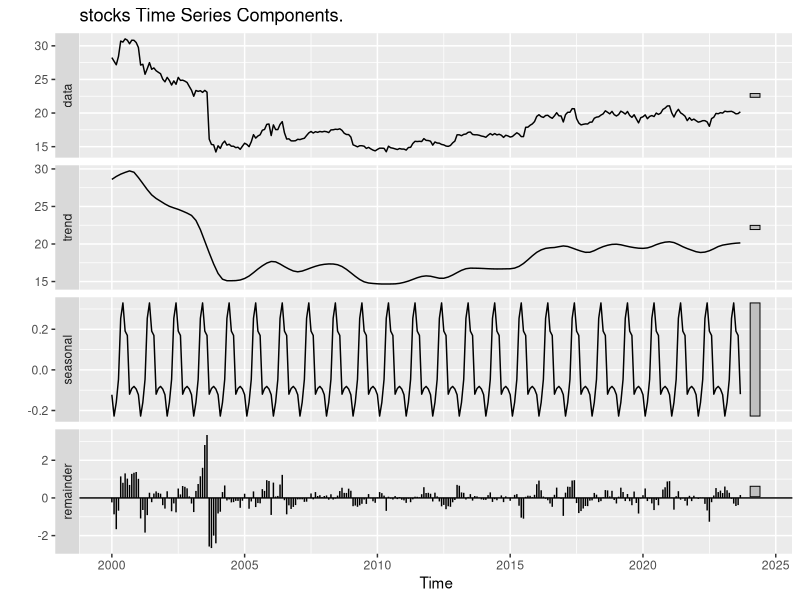
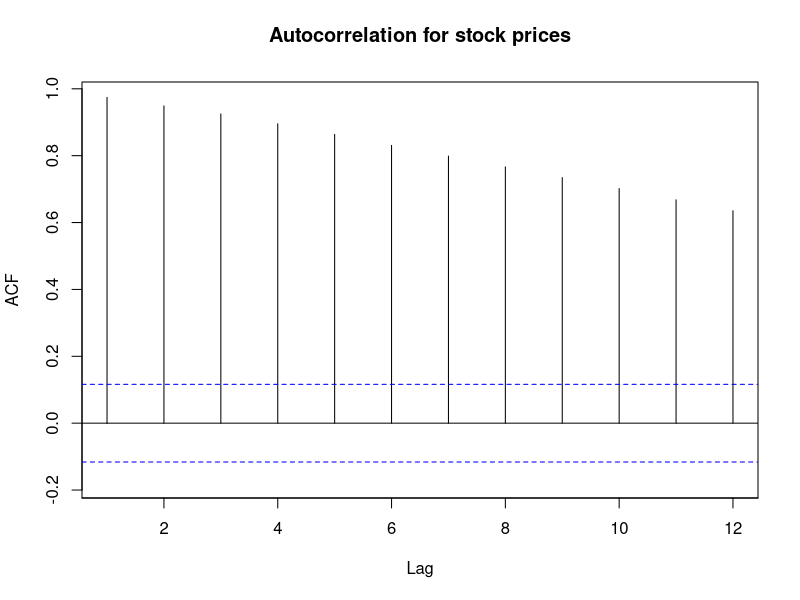
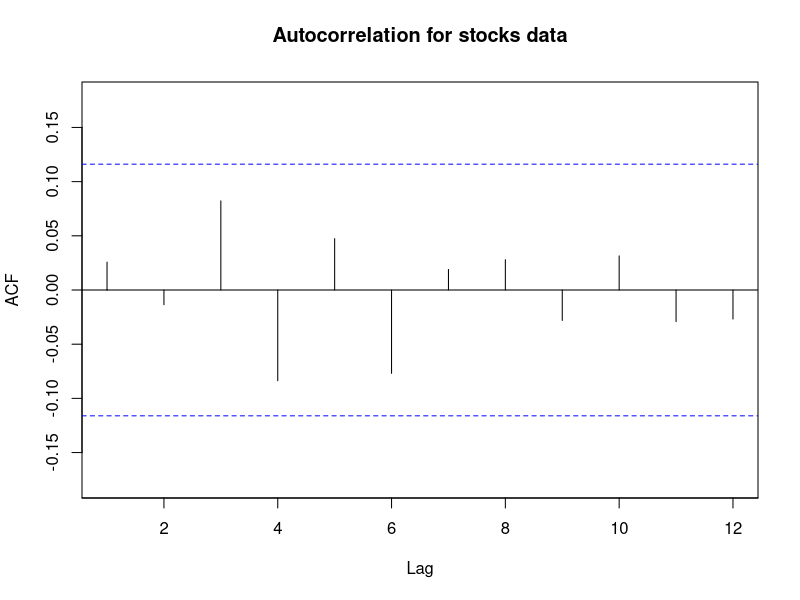
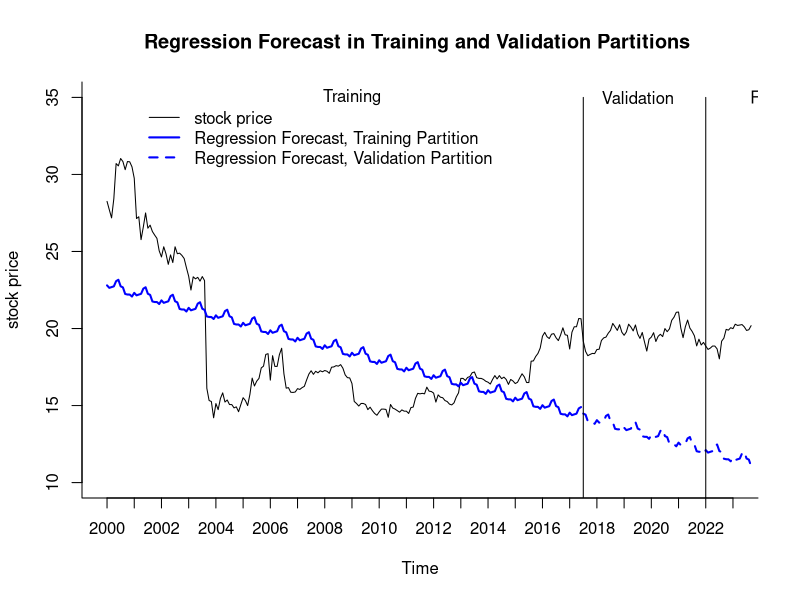
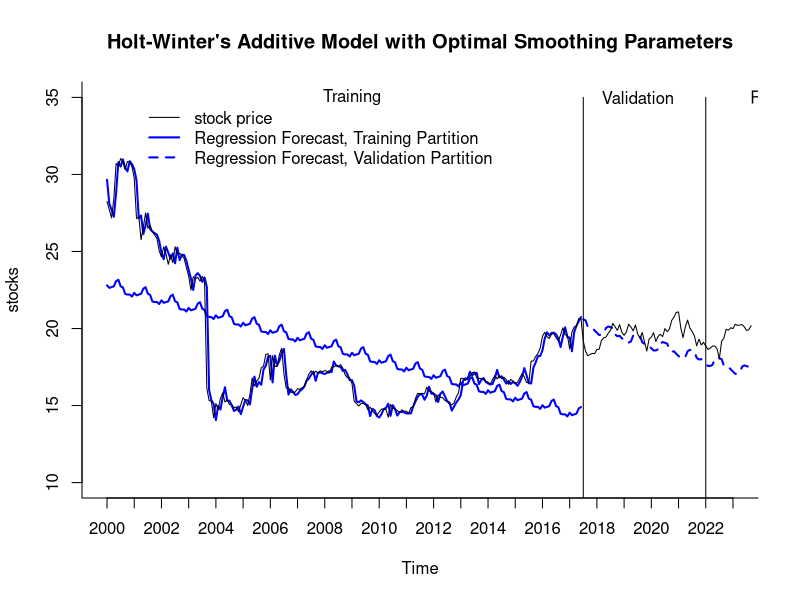
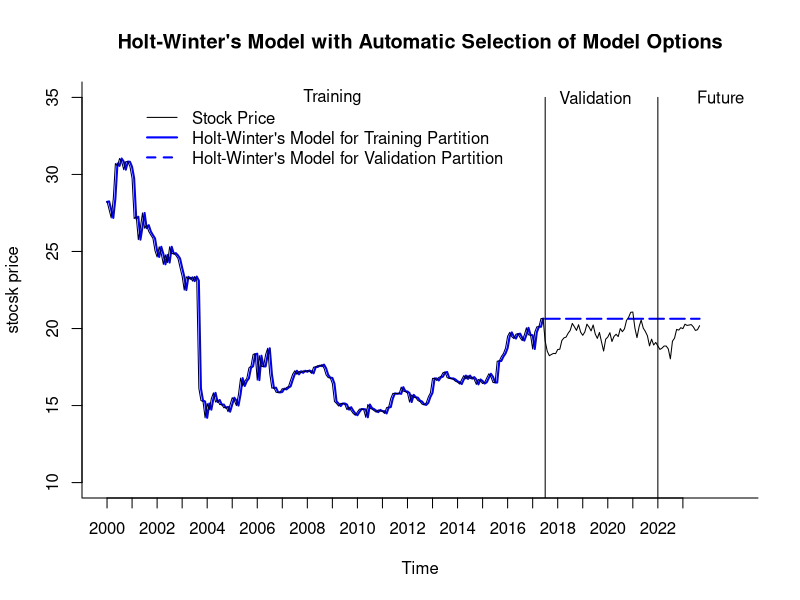
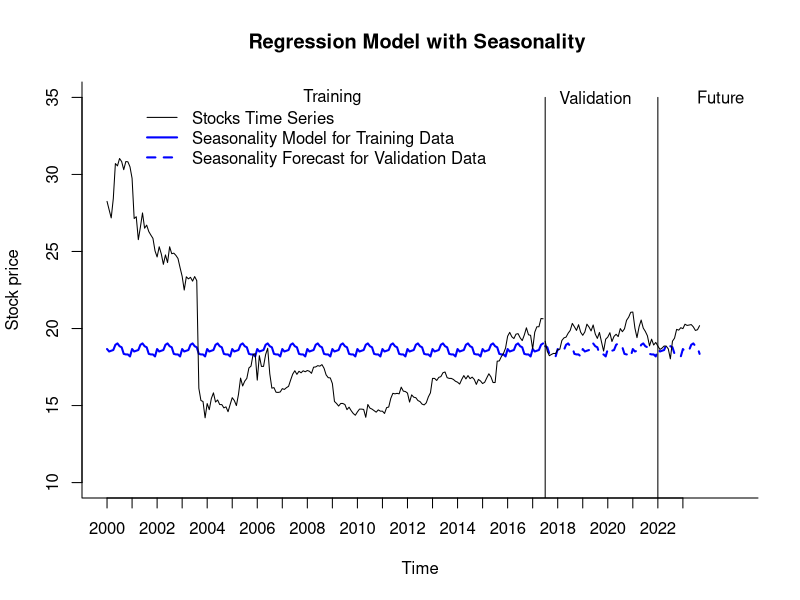
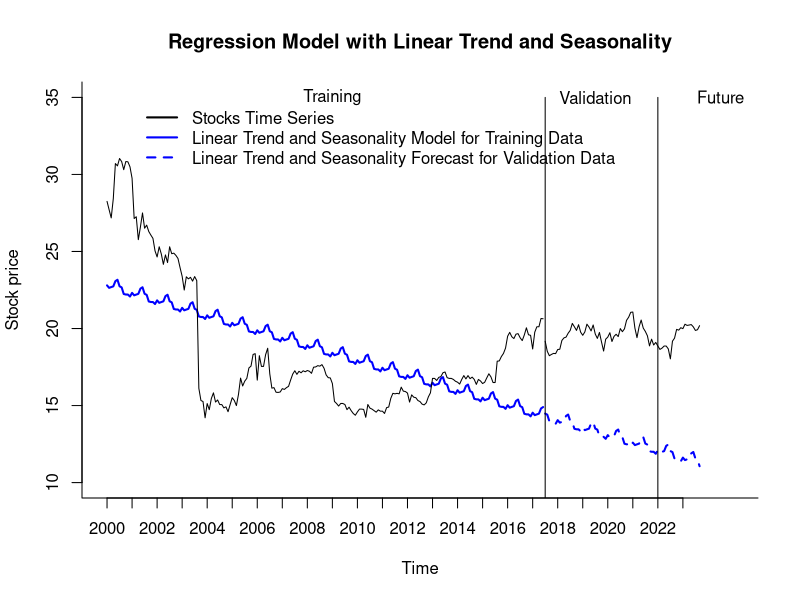

The R source for these figures, in order:
library(forecast)


# Assuming that your CSV file is structured with 'Date' and 'Close' columns for dates and closing prices
stocks_data <- read.csv("stocks_1.csv")


stocks_data
# Assuming 'stocks_data' is your data frame and 'Adj_Close' is the column containing stock prices

stocks_data$Date <- as.Date(stocks_data$Date, format = "%m/%d/%Y")

# Extract year and month from the Date column
stocks_data$Year <- lubridate::year(stocks_data$Date)
stocks_data$Month <- lubridate::month(stocks_data$Date)

# Calculate the mean 'Adj_Close' for each month
monthly_avg <- aggregate(AdjClose ~ Year + Month, data = stocks_data, FUN = mean)

# Rename the columns for clarity
colnames(monthly_avg) <- c("Year", "Month", "Mean_Adj_Close")

# Print the summarized data
print(monthly_avg)

# Create a new column 'MonthYear' by combining 'Year' and 'Month'
stocks_data$MonthYear <- paste(stocks_data$Year, stocks_data$Month, sep = "")

# Calculate the mean 'Adj_Close' for each MonthYear
monthly_avg <- aggregate(AdjClose ~ MonthYear, data = stocks_data, FUN = mean)

# Rename the columns for clarity
colnames(monthly_avg) <- c("MonthYear", "AdjClose")

# Print the summarized data
print(monthly_avg)

#Create Time Series data, plot ts components, and autocorrelation. 
stocks.ts <- ts(stocks_data$AdjClose, 
                start = c(2000, 1), end = c(2023, 9), freq = 12)
stocks.ts
stocks.stl <- stl(stocks.ts, s.window = "periodic")
autoplot(stocks.stl, main = "stocks Time Series Components.")
# identify autocorrelation and plot autocorrelation for different lags.

autocor <- Acf(stocks.ts, lag.max = 12, 
               main = "Autocorrelation for stock prices")
#Check Predictability of the data

# Use Arima() function to fit AR(1) model 
stocks.ar1<- Arima(stocks.ts, order = c(1,0,0))
summary(stocks.ar1)
# Apply z-test to test the null hypothesis that beta 
# coefficient of AR(1) is equal to 1.
ar1 <- 0.9899
s.e. <- 0.0080
null_mean <- 1
alpha <- 0.05
z.stat <- (ar1-null_mean)/s.e.
z.stat
p.value <- pnorm(z.stat)
p.value
if (p.value<alpha) {
  "Reject null hypothesis"
} else {
  "Accept null hypothesis"
}

Acf(stocks.ar1$residuals, lag.max = 12, 
    main = "Autocorrelation for stocks data")
#Partitioning the Data
# Define the numbers of months in the training and validation sets,
# nTrain and nValid, respectively.

length(stocks.ts)


nValid <- 75
nTrain <- length(stocks.ts) - nValid 
train.ts <- window(stocks.ts, start = c(2000, 1), end = c(2000, nTrain))
valid.ts <- window(stocks.ts, start = c(2000, nTrain + 1), 
                   end = c(2000, nTrain + nValid))
train.ts
valid.ts
#APPLYING FORECASTING METHODS

# Develop two-level forecast by combining regression forecast 
#and trailing MA forecast for residuals.

# Develop Regression model with linear trend and seasonality for training partition
trend.seas <- tslm(train.ts ~ trend + season)
summary(trend.seas)
# Identify and display regression residuals for training
# partition (differences between actual and regression values 
# in the same periods).
trend.seas.res <- trend.seas$residuals
trend.seas.res
library(zoo)
# Apply trailing MA for residuals with window width k = 4
# for training partition.
ma.trail.res <- rollmean(trend.seas.res, k = 4, align = "right")
ma.trail.res
## Forecast using regression and trailing MA for validation partition

# Create regression forecast with trend and seasonality for validation period.
trend.seas.pred <- forecast(trend.seas, h = nValid, level = 0)
trend.seas.pred
# Regression residuals in validation period.
trend.seas.res.valid <- valid.ts - trend.seas.pred$mean
trend.seas.res.valid
# Create residuals forecast for validation period.
ma.trail.res.pred <- forecast(ma.trail.res, h = nValid, level = 0)
ma.trail.res.pred
##PLOTS
# Plot original data and regression forecast for training and 
# validation partitions.
plot(stocks.ts, 
     xlab = "Time", ylab = "stock price", ylim = c(10,35), 
     bty = "l", xlim = c(2000, 2023), xaxt = "n",
     main = "Regression Forecast in Training and Validation Partitions ") 
axis(1, at = seq(2000,2023, 1), labels = format(seq(2000,2023, 1)))
lines(trend.seas$fitted, col = "blue", lwd = 2, lty = 1)
lines(trend.seas.pred$mean, col = "blue", lwd = 2, lty = 2)
legend(2001,35, legend = c("stock price", 
                             "Regression Forecast, Training Partition", 
                             "Regression Forecast, Validation Partition"), 
       col = c("black", "blue", "blue"), 
       lty = c(1, 1, 2), lwd =c(1, 2, 2), bty = "n")

# Plot on chart vertical lines and horizontal arrows describing
# training, validation, and future prediction intervals.
lines(c(2017.5, 2017.5), c(0, 35))
lines(c(2022, 2022), c(0, 35))
text(2009, 35, "Training")
text(2019.5, 35, "Validation")
text(2024.5, 35, "Future")
# Develop two-level forecast for validation period by combining  
# regression forecast and trailing MA forecast for residuals.
fst.2level <- trend.seas.pred$mean + ma.trail.res.pred$mean
fst.2level
# Use accuracy() function to identify common accuracy measures.
# Use round() function to round accuracy measures to three decimal digits.
round(accuracy(fst.2level, valid.ts), 3)
##EXPONENTIAL SMOOTHING

## SIMPLE EXPONENTIAL SMOOTHING (SES) WITH PARTITIONED DATA, ALPHA = 0.2.

# Create simple exponential smoothing (SES) for training data.
#model = "ANN", i.e., additive error(A), no trend (N) & no seasonality (N).
ses.orig <- ets(train.ts, model = "ANN", alpha = 0.2)
ses.orig
# make predictions using  SES model for validation period. 
ses.orig.pred <- forecast(ses.orig, h = nValid, level = 0)
ses.orig.pred
#Accuracy for validation partition
round(accuracy(ses.orig.pred$mean, valid.ts), 3)
## HOLT-WINTER'S (HW) EXPONENTIAL SMOOTHING WITH PARTITIONED DATA. 
## OPTIMAL PARAMETERS FOR ALPHA, BETA, AND GAMMA.

# Create Holt-Winter's (HW) exponential smoothing for partitioned data.
# Use ets() function with model = "AAA", i.e., additive error(A), 
# additive trend (A), & additive seasonality (A). 
# Use optimal alpha, beta, & gamma to fit HW over the training period.
hw.AAA <- ets(train.ts, model = "AAA")
hw.AAA
#make predictions using this HW model for validation period. 
hw.AAA.pred <- forecast(hw.AAA, h = nValid, level = 0)
hw.AAA.pred
# Plot HW predictions for HW additive model (AAA) optimal smoothing parameters.
plot(hw.AAA.pred$mean, 
     xlab = "Time", ylab = "stocks", ylim = c(10,35), 
     bty = "l", xlim = c(2000, 2023), xaxt = "n",
     main = "Holt-Winter's Additive Model with Optimal Smoothing Parameters", 
     lty = 2, col = "blue", lwd = 2) 
axis(1, at = seq(2000,2023, 1), labels = format(seq(2000,2023, 1)))
lines(trend.seas$fitted, col = "blue", lwd = 2, lty = 1)
lines(hw.AAA.pred$fitted, col = "blue", lwd = 2)
lines(stocks.ts)
legend(2001,35, legend = c("stock price", 
                           "Regression Forecast, Training Partition", 
                           "Regression Forecast, Validation Partition"), 
       col = c("black", "blue", "blue"), 
       lty = c(1, 1, 2), lwd =c(1, 2, 2), bty = "n")

# Plot on chart vertical lines and horizontal arrows describing
# training, validation, and future prediction intervals.
lines(c(2017.5, 2017.5), c(0, 35))
lines(c(2022, 2022), c(0, 35))
text(2009, 35, "Training")
text(2019.5, 35, "Validation")
text(2024.5, 35, "Future")

#accuracy for validation data
round(accuracy(hw.AAA.pred$mean, valid.ts), 3)
# Create Holt-Winter's (HW) exponential smoothing for partitioned data with model = "ZZZ"
#i.e., automatic selection of error, trend, and seasonality options.
# Use optimal alpha, beta, & gamma to fit HW over the training period.
hw.ZZZ <- ets(train.ts, model = "ZZZ")
hw.ZZZ 

#make predictions using this HW model with validation period. 
hw.ZZZ.pred <- forecast(hw.ZZZ, h = nValid, level = 0)
hw.ZZZ.pred
round(accuracy(hw.ZZZ.pred$mean, valid.ts), 3)
# Plot HW predictions for original data, automatic selection of the 
# model and optimal smoothing parameters.
plot(hw.ZZZ.pred$mean, 
     xlab = "Time", ylab = "stocsk price", ylim = c(10, 35), 
     bty = "l", xlim = c(2000, 2025), xaxt = "n",
     main = "Holt-Winter's Model with Automatic Selection of Model Options", 
     lty = 5, col = "blue", lwd = 2) 
axis(1, at = seq(2000,2023, 1), labels = format(seq(2000,2023, 1)))
lines(hw.ZZZ.pred$fitted, col = "blue", lwd = 2)
lines(stocks.ts)
legend(2001,35, 
       legend = c("Stock Price", 
                  "Holt-Winter's Model for Training Partition",
                  "Holt-Winter's Model for Validation Partition"), 
       col = c("black", "blue" , "blue"), 
       lty = c(1, 1, 2), lwd =c(1, 2, 2), bty = "n")

# Plot on the chart vertical lines and horizontal arrows
# describing training, validation, and future prediction intervals.
lines(c(2017.5, 2017.5), c(0, 35))
lines(c(2022, 2022), c(0, 35))
text(2009, 35, "Training")
text(2019.5, 35, "Validation")
text(2024.5, 35, "Future")
##REGRESSION BASED MODELS

#Regression Model with Seasonality for training dataset
train.season <- tslm(train.ts ~ season)

# See summary of seasonal model and associated parameters.
summary(train.season)


# make predictions for ts with seasonality data in validation set.  
train.season.pred <- forecast(train.season, h = nValid, level = 0)
# Plot ts data, regression model with seasonality, and forecast for validation period.
plot(train.season.pred$mean, 
     xlab = "Time", ylab = "Stock price",
     ylim = c(10, 35), 
     bty = "l", xlim = c(2000, 2025), xaxt = "n",
     main = "Regression Model with Seasonality ", 
     lty = 2, lwd = 2, col = "blue") 
axis(1, at = seq(2000,2023, 1), labels = format(seq(2000,2023, 1)))
lines(train.season.pred$fitted, col = "blue", lwd = 2)
lines(train.ts, col = "black", lty = 1)
lines(valid.ts, col = "black", lty = 1)
legend(2001,35, legend = c("Stocks Time Series", "Seasonality Model for Training Data",
                             "Seasonality Forecast for Validation Data"), 
       col = c("black", "blue" , "blue"), 
       lty = c(1, 1, 2), lwd =c(1, 2, 2), bty = "n")

# Plot on the chart vertical lines and horizontal arrows
# describing training, validation, and future prediction intervals.
lines(c(2017.5, 2017.5), c(0, 35))
lines(c(2022, 2022), c(0, 35))
text(2009, 35, "Training")
text(2019.5, 35, "Validation")
text(2024.5, 35, "Future")

#accuracy for validation partition
round(accuracy(train.season.pred$mean, valid.ts), 3)


#Regression Model with Linear Trend and Seasonality for training partition
train.lin.season <- tslm(train.ts ~ trend + season)

# See summary of linear trend and seasonality model and associated parameters.
summary(train.lin.season)


# make predictions for ts with linear trend and seasonality data in validation set.  
train.lin.season.pred <- forecast(train.lin.season, h = nValid, level = 0)
# Plot ts data, linear trend and seasonality data, and predictions for validation period.
plot(train.lin.season.pred$mean, 
     xlab = "Time", ylab = "Stock price",
     ylim = c(10, 35), 
     bty = "l", xlim = c(2000, 2025), xaxt = "n",
     main = "Regression Model with Linear Trend and Seasonality", 
     lty = 2, lwd = 2, col = "blue") 
axis(1, at = seq(2000,2023, 1), labels = format(seq(2000,2023, 1)))
lines(train.lin.season.pred$fitted, col = "blue", lwd = 2)
lines(train.ts, col = "black", lty = 1, lwd = 1)
lines(valid.ts, col = "black", lty = 1, lwd = 1)
legend(2001,35, legend = c("Stocks Time Series", 
                             "Linear Trend and Seasonality Model for Training Data",
                             "Linear Trend and Seasonality Forecast for Validation Data"), 
       col = c("black", "blue" , "blue"), 
       lty = c(1, 1, 2), lwd =c(2, 2, 2), bty = "n")

# Plot on the chart vertical lines and horizontal arrows
# describing training, validation, and future prediction intervals.
lines(c(2017.5, 2017.5), c(0, 35))
lines(c(2022, 2022), c(0, 35))
text(2009, 35, "Training")
text(2019.5, 35, "Validation")
text(2024.5, 35, "Future")
#accuracy for validation data 
round(accuracy(train.lin.season.pred$mean, valid.ts),3)

#Regression model with quadratic trend and seasonality for training partition
train.quad.season <- tslm(train.ts ~ trend + I(trend^2) + season)

# See summary of quadratic trend and seasonality model and associated parameters.
summary(train.quad.season)

# make predictions for ts with trend and seasonality data in validation set.  
train.quad.season.pred <- forecast(train.quad.season, h = nValid, level = 0)
# Plot ts data, trend and seasonality data, and predictions for validation period.
plot(train.quad.season.pred$mean, 
     xlab = "Time", ylab = "Stock price",
     ylim = c(10, 35), 
     bty = "l", xlim = c(2000, 2025), xaxt = "n",
     main = "Regression Model with Quadratic Trend and Seasonality", 
     lty = 2, lwd = 2, col = "blue") 
axis(1, at = seq(2000,2023, 1), labels = format(seq(2000,2023, 1)))
lines(train.quad.season.pred$fitted, col = "blue", lwd = 2)
lines(train.ts, col = "black", lty = 1, lwd = 1)
lines(valid.ts, col = "black", lty = 1, lwd = 1)
legend(2001,35, legend = c("Stocks Time Series", 
                             "Quadratic Trend and Seasonality Model for Training Data",
                             "Quadratic Trend and Seasonality Forecast for Validation Data"), 
       col = c("black", "blue" , "blue"), 
       lty = c(1, 1, 2), lwd =c(2, 2, 2), bty = "n")

# Plot on the chart vertical lines and horizontal arrows
# describing training, validation, and future prediction intervals.
lines(c(2017.5, 2017.5), c(0, 35))
lines(c(2022, 2022), c(0, 35))
text(2009, 35, "Training")
text(2019.5, 35, "Validation")
text(2024.5, 35, "Future")

#Accuracy for validation partition
round(accuracy(train.quad.season.pred$mean, valid.ts),3)



## CREATE TWO-LEVEL MODEL WITH LINEAR TREND AND SEASONALITY MODEL AND AR(1) RESIDUALS.


# create linear trend and seasonal model for training partition
train.lin.season <- tslm(train.ts ~ trend + season)

# See summary of linear trend equation and associated parameters.
summary(train.lin.season)

# make predictions for ts with linear trend and seasonal model in validation set.  
train.lin.season.pred <- forecast(train.lin.season, h = nValid, level = 0)
train.lin.season.pred

# Use Acf() function to identify autocorrelation for the model residuals 
# (training and validation sets)
Acf(train.lin.season.pred$residuals, lag.max = 12, 
    main = "Autocorrelation for stock price Training Residuals")
Acf(valid.ts - train.lin.season.pred$mean, lag.max = 12, 
    main = "Autocorrelation for Stock price Validation Residuals")


# Use Arima() function to fit AR(1) model for training residuals. The Arima model of 
# order = c(1,0,0) gives an AR(1) model.

res.ar1 <- Arima(train.lin.season$residuals, order = c(1,0,0))
summary(res.ar1)

# make prediction of residuals in validation set.
res.ar1.pred <- forecast(res.ar1, h = nValid, level = 0)
res.ar1.pred

# identify autocorrelation for the training residual of residuals 
#plot autocorrelation for different lags 
Acf(res.ar1$residuals, lag.max = 12, 
    main = "Autocorrelation for Stock price Training Residuals of Residuals")

# Create two-level model's forecast with linear trend and seasonality 
# regression + AR(1) for residuals for validation period. 
valid.two.level.pred <- train.lin.season.pred$mean + res.ar1.pred$mean
# plot ts data, linear trend and seasonality data, and predictions 
# for validation period.
plot(valid.two.level.pred, 
     xlab = "Time", ylab = "Stock price",
     ylim = c(10, 35), 
     bty = "l", xlim = c(2000, 2025), xaxt = "n",
     main = "Two-Level Forecast: Regression with Trend
             and Seasonlity + AR(1) for Residuals", lwd = 2,
     col = "blue", lty = 2) 
axis(1, at = seq(2000,2023, 1), labels = format(seq(2000,2023, 1)))
lines(train.lin.season.pred$fitted, col = "blue", lwd = 2)
lines(train.ts, col = "black", lwd = 2, lty = 1)
lines(valid.ts, col = "black", lwd = 2, lty = 1)
legend(2000,35, legend = c("stocks Time Series", "Regression for Training Data",
                             "Two Level Forecast for Validation Data"), 
       col = c("black", "blue" , "blue"), 
       lty = c(1, 1, 5), lwd =c(2, 2, 2), bty = "n")

# Plot on the chart vertical lines and horizontal arrows
# describing training, validation, and future prediction intervals.
lines(c(2017.5, 2017.5), c(0, 35))
lines(c(2022, 2022), c(0, 35))
text(2009, 35, "Training")
text(2019.5, 35, "Validation")
text(2024.5, 35, "Future")

#Accuracy for validation data
round(accuracy(valid.two.level.pred, valid.ts), 3)


###ARIMA MODELS

##ARIMA (2,1,2)

# Use Arima() function to fit ARIMA(2,1,2) model.
# Use summary() to show ARIMA model and its parameters.
train.arima <- Arima(train.ts, order = c(2,1,2)) 
summary(train.arima)

# make predictions for ts with ARIMA model in validation set.    
train.arima.pred <- forecast(train.arima, h = nValid, level = 0)
train.arima.pred

# Using Acf() function, create autocorrelation chart of ARIMA(2,1,2) model residuals.
Acf(train.arima$residuals, lag.max = 12, 
    main = "Autocorrelations of ARIMA(2,1,2) Model Residuals")
#Accuracy for validation data
round(accuracy(train.arima.pred$mean, valid.ts), 3)



##AUTO ARIMA MODEL

# Use auto.arima() function to fit ARIMA model.
# Use summary() to show auto ARIMA model and its parameters.
train.auto.arima <- auto.arima(train.ts)
summary(train.auto.arima)

# make predictions for ts with auto ARIMA model in validation set.  
train.auto.arima.pred <- forecast(train.auto.arima, h = nValid, level = 0)
train.auto.arima.pred

# Using Acf() function, create autocorrelation chart of auto ARIMA 
# model residuals.
Acf(train.auto.arima$residuals, lag.max = 12, 
    main = "Autocorrelations of Auto ARIMA Model Residuals")
#Accuracy for validation dataset
round(accuracy(train.auto.arima.pred$mean, valid.ts), 3)


#### After comparing the accuracy, below models would be used for future forecasting:
#Two level model with Linear trend and seasonality + Trailing MA
#Holt-Winter's ZZZ model
#Regression Model with Seasonality
#ARIMA (2,1,2)
#Auto ARIMA


##Using Two level model with Linear trend and seasonality + Trailing MA for entire dataset

# Fit a regression model with linear trend and seasonality for
# entire data set.
tot.trend.seas <- tslm(stocks.ts ~ trend  + season)
summary(tot.trend.seas)

# Create regression forecast for future 24 periods.
tot.trend.seas.pred <- forecast(tot.trend.seas, h = 24, level = 0)
tot.trend.seas.pred

# Identify and display regression residuals for entire data set.
tot.trend.seas.res <- tot.trend.seas$residuals
tot.trend.seas.res

# Use trailing MA to forecast residuals for entire data set.
tot.ma.trail.res <- rollmean(tot.trend.seas.res, k = 4, align = "right")
tot.ma.trail.res

# Create forecast for trailing MA residuals for future 24 periods.
tot.ma.trail.res.pred <- forecast(tot.ma.trail.res, h = 24, level = 0)
tot.ma.trail.res.pred

# Develop 2-level forecast for future 24 periods by combining 
# regression forecast and trailing MA for residuals for future
# 12 periods.
tot.fst.2level <- tot.trend.seas.pred$mean + tot.ma.trail.res.pred$mean
tot.fst.2level
#Accuracy for the forecast
round(accuracy(tot.trend.seas.pred$fitted+tot.ma.trail.res, stocks.ts), 3)
round(accuracy((snaive(stocks.ts))$fitted, stocks.ts), 3)


## FORECAST WITH HOLT-WINTER'S ZZZ MODEL USING ENTIRE DATA SET INTO
## THE FUTURE FOR 24 PERIODS.

# Create Holt-Winter's (HW) exponential smoothing for full data set. 
HW.ZZZ <- ets(stocks.ts, model = "ZZZ")
HW.ZZZ

#make predictions using this HW model for 24 month into the future.
HW.ZZZ.pred <- forecast(HW.ZZZ, h = 24 , level = 0)
HW.ZZZ.pred
#Accuracy for forecast
round(accuracy(HW.ZZZ.pred$fitted, stocks.ts), 3)



## FORECAST WITH REGRESSION MODEL WITH SEASONALITY USING ENTIRE DATA SET INTO
## THE FUTURE FOR 24 PERIODS.

#Regression Model with Seasonality for training dataset
data.season <- tslm(stocks.ts ~ season)

# See summary of seasonal model and associated parameters.
summary(data.season)


# make predictions for ts with seasonality data in validation set.  
data.season.pred <- forecast(data.season, h = 24, level = 0)
#accuracy for forecast
round(accuracy(data.season.pred$fitted, stocks.ts), 3)


## FORECAST WITH ARIMA(2,1,2) USING ENTIRE DATA SET INTO
## THE FUTURE FOR 24 PERIODS.

# Use arima() function to fit seasonal ARIMA(2,1,2) model 
# for entire data set.
# use summary() to show auto ARIMA model and its parameters for entire data set.
arima.seas <- Arima(stocks.ts, order = c(2,1,2))
summary(arima.seas)

# Apply forecast() function to make predictions for ts with ARIMA (2,1,2) model 
#for the future 24 periods. 
arima.seas.pred <- forecast(arima.seas, h = 24, level = 0)
arima.seas.pred


# Use Acf() function to create autocorrelation chart of ARIMA (2,1,2)
# model residuals.
Acf(arima.seas$residuals, lag.max = 12, 
    main = "Autocorrelations of Seasonal ARIMA (2,1,2) Model Residuals")
# Plot historical data, predictions for historical data, and seasonal 
# ARIMA(2,1,2) forecast for 24 future periods.
plot(stocks.ts, 
     xlab = "Time", ylab = "Stock price",
     ylim = c(10, 35), 
     bty = "l", xlim = c(2000, 2025), xaxt = "n",
     main = "ARIMA(2,1,2) Model for Entire Data Set") 
axis(1, at = seq(2000,2023, 1), labels = format(seq(2000,2023, 1)))
lines(arima.seas$fitted, col = "blue", lwd = 2)
lines(arima.seas.pred$mean, col = "blue", lty = 5, lwd = 2)
legend(2000,35, legend = c("Stocks Series", 
                             "ARIMA(2,1,2) Forecast", 
                             "ARIMA(2,1,2) Forecast for 24 Future Periods"), 
       col = c("black", "blue" , "blue"), 
       lty = c(1, 1, 5), lwd =c(2, 2, 2), bty = "n")

# plot on the chart vertical lines and horizontal arrows
# describing training and future prediction intervals.
lines(c(2017.5, 2017.5), c(0, 35))
lines(c(2022, 2022), c(0, 35))
text(2009, 35, "Training")
text(2019.5, 35, "Validation")
text(2024.5, 35, "Future")

#Accuracy for the forecast
round(accuracy(arima.seas.pred$fitted, stocks.ts), 3)



###AUTO ARIMA
# Use auto.arima() function to fit ARIMA model for entire data set.
# use summary() to show auto ARIMA model and its parameters for entire data set.
auto.arima <- auto.arima(stocks.ts)
summary(auto.arima)
round(accuracy(auto.arima$fitted, stocks.ts), 3)
# make predictions for ts with auto ARIMA model for the future 24 periods. 
auto.arima.pred <- forecast(auto.arima, h = 24, level = 0)
auto.arima.pred

# Use Acf() function to create autocorrelation chart of auto ARIMA 
# model residuals.
Acf(auto.arima$residuals, lag.max = 12, 
    main = "Autocorrelations of Auto ARIMA Model Residuals")
# Plot historical data, predictions for historical data, and Auto ARIMA 
# forecast for 24 future periods.



###all model accuracies

round(accuracy(tot.trend.seas.pred$fitted+tot.ma.trail.res, stocks.ts), 3)
round(accuracy(HW.ZZZ.pred$fitted, stocks.ts), 3)
round(accuracy(data.season.pred$fitted, stocks.ts), 3)
round(accuracy(arima.seas.pred$fitted, stocks.ts), 3)
round(accuracy(auto.arima$fitted, stocks.ts), 3)
round(accuracy((snaive(stocks.ts))$fitted, stocks.ts), 3)
round(accuracy((naive(stocks.ts))$fitted, stocks.ts), 3)

